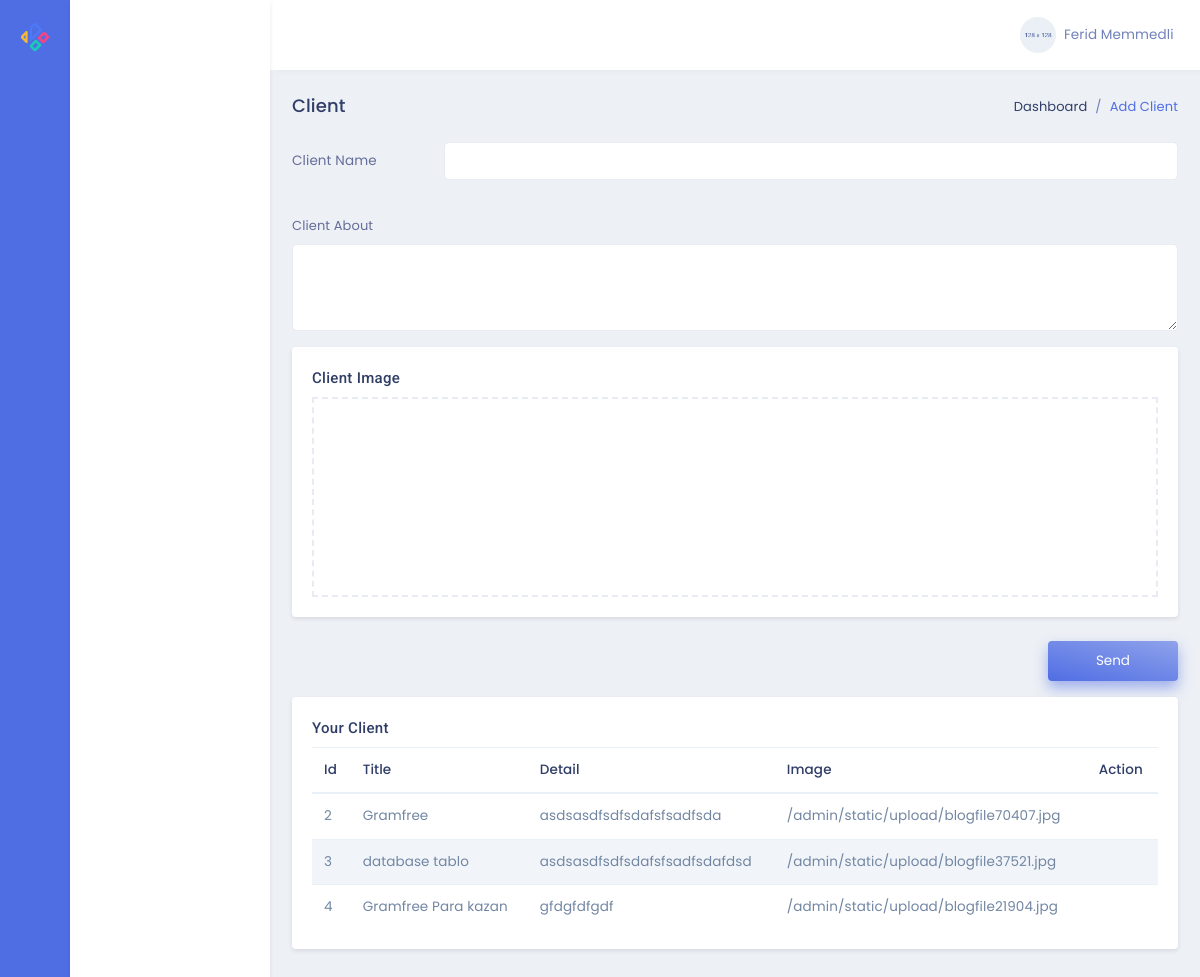
/admin/client, run on an earlier commit of the app's database.
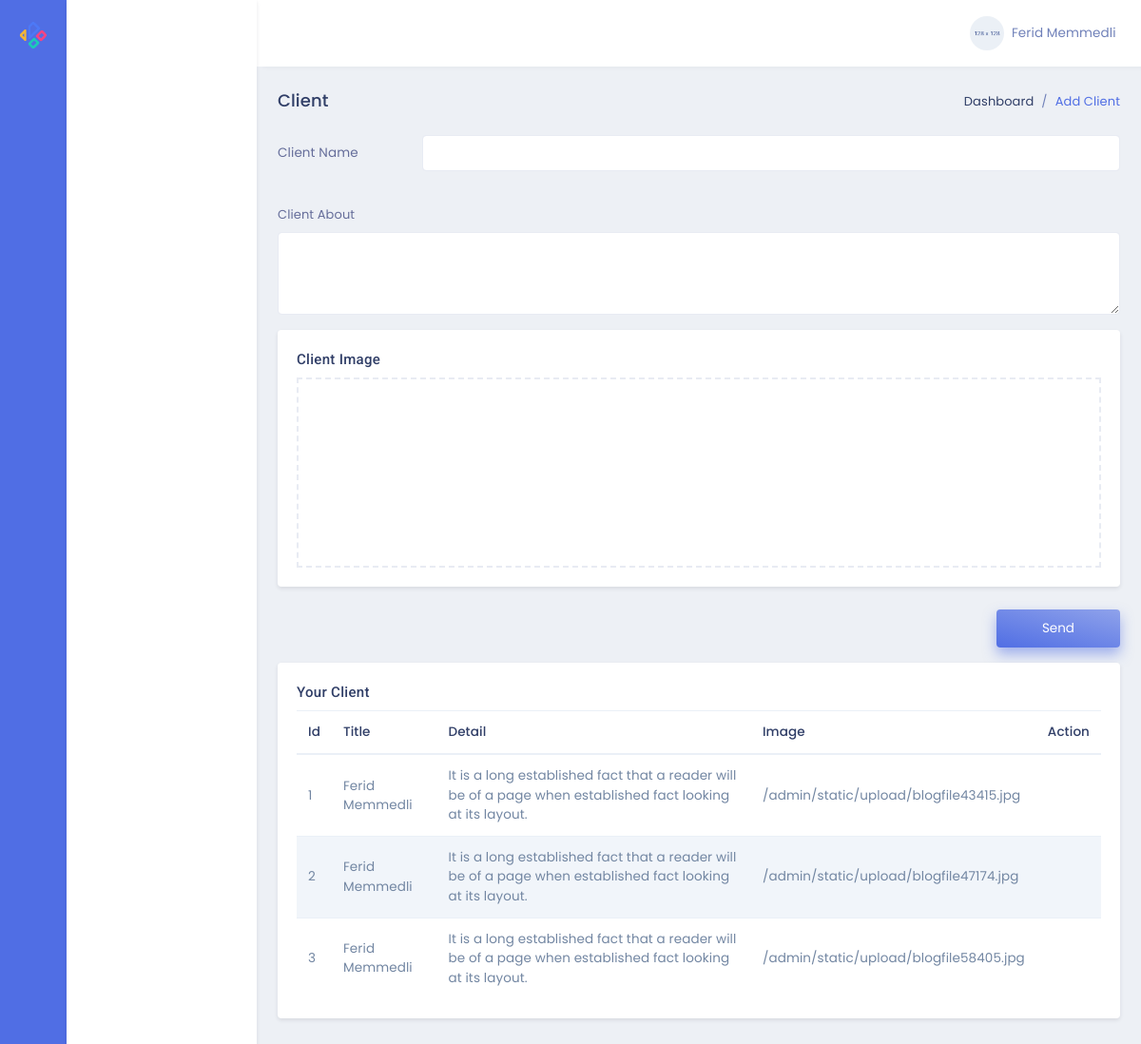
And on a later commit of the database.
### models.py (models this page shows)
class Client(db.Model):
    id = db.Column(db.Integer, primary_key=True)
    title = db.Column(db.String(20),nullable=False)
    detail = db.Column(db.String,nullable=False)
    image = db.Column(db.String,nullable=False)

### admin/routes.py (the view, shortened to what this page needs)
@admin.route('/client',methods=['GET','POST'])
def adminClient():
    clnt=Client.query.all()
    return render_template('admin/editClient.html',clnt=clnt)

### admin/templates/admin/editClient.html (shortened to what this page needs)
{% extends "admin/layout.html" %}
{% block contentAdmin %}
<div class="row">
    <div class="col-sm-12">
        <div class="page-title-box">
            <div class="float-right">
                <ol class="breadcrumb">
                    <li class="breadcrumb-item"><a href="javascript:void(0);">Dashboard</a></li>
                    <li class="breadcrumb-item active">Add Client</li>
                </ol>
            </div>
            <h4 class="page-title">Client</h4>
        </div>
    </div>
</div>
<form action="{{url_for('admin.adminClient')}}" method="POST" class="row" enctype="multipart/form-data">
    <div class="col-12">
        <div class="form-group row">
            <label for="example-text-input" class="col-2 col-form-label text-left">Client Name</label>
            <div class="col-10">
                <input class="form-control" name="title" type="text" id="example-text-input" required>
            </div>
        </div>
    </div>
    <div class="col-12">
        <div class="mt-3">
            <label class="mb-2">Client About</label>
            <textarea id="textarea" name="detail" class="form-control" maxlength="225" rows="3"></textarea>
        </div>
    </div>
    <div class="col-12 mt-3">
        <div class="card">
            <div class="card-body">
                <h4 class="mt-0 header-title">Client Image</h4>
                <div class="dropify-wrapper">
                </div>
            </div>
        </div>
    </div>
    <div class="col-sm-12 text-right">
        <button type="submit" class="btn btn-gradient-primary px-5 py-2">Send</button>
    </div>
</form>
<div class="row mt-3">
    <div class="col-lg-12">
        <div class="card">
            <div class="card-body">
                <h4 class="mt-0 header-title">Your Client</h4>
                <div class="table-responsive">
                    <table class="table table-striped mb-0">
                        <thead>
                            <tr>
                                <th>Id</th>
                                <th>Title</th>
                                <th>Detail</th>
                                <th>Image</th>
                                <th>Action</th>
                            </tr>
                        </thead>
                        <tbody>
                            {% for i in clnt %}
                            <tr>
                                <td>{{i.id}}</td>
                                <td>{{i.title}}</td>
                                <td>{{i.detail}}</td>
                                <td>{{i.image}}</td>
                                <td>
                                    <a href="/admin/deleteclient/{{i.id}}">
                                        <i class="fas fa-trash-alt text-danger font-16"></i></a>
                                </td>
                            </tr>
                            {% endfor %}
                        </tbody>
                    </table>
                </div>
            </div>
        </div>
    </div>
</div>
{% endblock %}

What changed in the data, as far as the page shows it:
removed Client: id "4", title "Gramfree Para kazan", detail "gfdgfdfgdf", image "/admin/static/upload/blogfile21904.jpg"
added Client: id "1", title "Ferid Memmedli", detail "It is a long established fact that a reader will be of a page when established fact looking at its layout.", image "/admin/static/upload/blogfile43415.jpg"
changed Client id 2: title "Gramfree" → "Ferid Memmedli"; detail "asdsasdfsdfsdafsfsadfsda" → "It is a long established fact that a reader will be of a page when established fact looking at its layout."; image "/admin/static/upload/blogfile70407.jpg" → "/admin/static/upload/blogfile47174.jpg"
changed Client id 3: title "database tablo" → "Ferid Memmedli"; detail "asdsasdfsdfsdafsfsadfsdafdsd" → "It is a long established fact that a reader will be of a page when established fact looking at its layout."; image "/admin/static/upload/blogfile37521.jpg" → "/admin/static/upload/blogfile58405.jpg"
